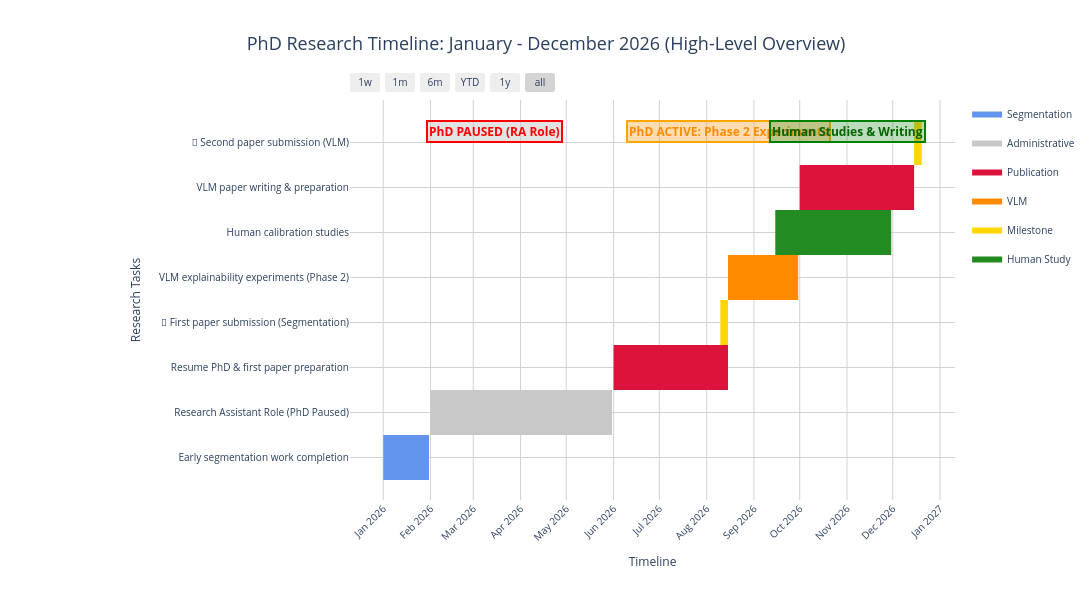

This figure's notebook cell:
### Code cell
# Create Gantt chart using plotly
fig = ff.create_gantt(
    df,
    colors=colors,
    index_col='Category',
    show_colorbar=True,
    group_tasks=True,
    showgrid_x=True,
    showgrid_y=True,
    title='PhD Research Timeline: January - December 2026 (High-Level Overview)',
    bar_width=0.5,
    height=600,
    width=1400
)

# Update layout for better readability
fig.update_layout(
    xaxis=dict(
        title='Timeline',
        tickformat='%b %Y',
        tickmode='linear',
        dtick='M1',  # Monthly ticks
        tickangle=-45,
        gridcolor='lightgray',
        showgrid=True
    ),
    yaxis=dict(
        title='Research Tasks',
        autorange='reversed',
        gridcolor='lightgray',
        showgrid=True
    ),
    font=dict(size=10),
    plot_bgcolor='white',
    paper_bgcolor='white',
    hovermode='closest',
    title_font_size=18,
    title_x=0.5,
    margin=dict(l=350, r=50, t=100, b=100)
)

# Add annotations for key periods
fig.add_annotation(
    x='2026-03-15',
    y=0.95,
    xref='x',
    yref='paper',
    text='<b>PhD PAUSED (RA Role)</b>',
    showarrow=False,
    bgcolor='rgba(200, 200, 200, 0.5)',
    bordercolor='red',
    borderwidth=2,
    font=dict(size=12, color='red')
)

fig.add_annotation(
    x='2026-08-15',
    y=0.95,
    xref='x',
    yref='paper',
    text='<b>PhD ACTIVE: Phase 2 Experiments</b>',
    showarrow=False,
    bgcolor='rgba(255, 140, 0, 0.3)',
    bordercolor='orange',
    borderwidth=2,
    font=dict(size=12, color='darkorange')
)

fig.add_annotation(
    x='2026-11-01',
    y=0.95,
    xref='x',
    yref='paper',
    text='<b>Human Studies & Writing</b>',
    showarrow=False,
    bgcolor='rgba(34, 139, 34, 0.3)',
    bordercolor='green',
    borderwidth=2,
    font=dict(size=12, color='darkgreen')
)

# Show the chart
fig.show()

print("\n✓ Gantt chart created successfully!")
print("\nKey milestones:")
print("  • Jan 2026: Early segmentation work completion")
print("  • Feb-May 2026: Research Assistant role (PhD paused)")
print("  • Jun-Aug 2026: PhD resumes, work towards first paper submission")
print("  • Aug-Sep 2026: VLM explainability experiments (Phase 2)")
print("  • Sep-Nov 2026: Human calibration studies")
print("  • Dec 2026: Second paper submission target")

### Figure 1 — Plotly figure (JSON) as saved in the notebook; plotly's stock layout.template omitted (floating-point values rounded to 4 significant figures)
{"data": [{"fill": "toself", "fillcolor": "rgb(100, 149, 237)", "hoverinfo": "name", "legendgroup": "rgb(100, 149, 237)", "mode": "none", "name": "Segmentation", "type": "scatter", "x": ["2026-01-01", "2026-01-31", "2026-01-31", "2026-01-01"], "y": [6.5, 6.5, 7.5, 7.5]}, {"fill": "toself", "fillcolor": "rgb(200, 200, 200)", "hoverinfo": "name", "legendgroup": "rgb(200, 200, 200)", "mode": "none", "name": "Administrative", "type": "scatter", "x": ["2026-02-01", "2026-05-31", "2026-05-31", "2026-02-01"], "y": [5.5, 5.5, 6.5, 6.5]}, {"fill": "toself", "fillcolor": "rgb(220, 20, 60)", "hoverinfo": "name", "legendgroup": "rgb(220, 20, 60)", "mode": "none", "name": "Publication", "type": "scatter", "x": ["2026-06-01", "2026-08-15", "2026-08-15", "2026-06-01", "2026-06-01", "2026-10-01", "2026-12-15", "2026-12-15", "2026-10-01"], "y": [4.5, 4.5, 5.5, 5.5, null, 0.5, 0.5, 1.5, 1.5]}, {"fill": "toself", "fillcolor": "rgb(255, 140, 0)", "hoverinfo": "name", "legendgroup": "rgb(255, 140, 0)", "mode": "none", "name": "VLM", "type": "scatter", "x": ["2026-08-15", "2026-09-30", "2026-09-30", "2026-08-15"], "y": [2.5, 2.5, 3.5, 3.5]}, {"fill": "toself", "fillcolor": "rgb(255, 215, 0)", "hoverinfo": "name", "legendgroup": "rgb(255, 215, 0)", "mode": "none", "name": "Milestone", "type": "scatter", "x": ["2026-08-10", "2026-08-15", "2026-08-15", "2026-08-10", "2026-08-10", "2026-12-15", "2026-12-20", "2026-12-20", "2026-12-15"], "y": [3.5, 3.5, 4.5, 4.5, null, -0.5, -0.5, 0.5, 0.5]}, {"fill": "toself", "fillcolor": "rgb(34, 139, 34)", "hoverinfo": "name", "legendgroup": "rgb(34, 139, 34)", "mode": "none", "name": "Human Study", "type": "scatter", "x": ["2026-09-15", "2026-11-30", "2026-11-30", "2026-09-15"], "y": [1.5, 1.5, 2.5, 2.5]}, {"legendgroup": "rgb(100, 149, 237)", "marker": {"color": "rgb(100, 149, 237)", "opacity": 0, "size": 1}, "mode": "markers", "name": "", "showlegend": false, "text": [null, null], "type": "scatter", "x": ["2026-01-01", "2026-01-31"], "y": [7, 7]}, {"legendgroup": "rgb(200, 200, 200)", "marker": {"color": "rgb(200, 200, 200)", "opacity": 0, "size": 1}, "mode": "markers", "name": "", "showlegend": false, "text": [null, null], "type": "scatter", "x": ["2026-02-01", "2026-05-31"], "y": [6, 6]}, {"legendgroup": "rgb(220, 20, 60)", "marker": {"color": "rgb(220, 20, 60)", "opacity": 0, "size": 1}, "mode": "markers", "name": "", "showlegend": false, "text": [null, null, null, null], "type": "scatter", "x": ["2026-06-01", "2026-08-15", "2026-10-01", "2026-12-15"], "y": [5, 5, 1, 1]}, {"legendgroup": "rgb(255, 140, 0)", "marker": {"color": "rgb(255, 140, 0)", "opacity": 0, "size": 1}, "mode": "markers", "name": "", "showlegend": false, "text": [null, null], "type": "scatter", "x": ["2026-08-15", "2026-09-30"], "y": [3, 3]}, {"legendgroup": "rgb(255, 215, 0)", "marker": {"color": "rgb(255, 215, 0)", "opacity": 0, "size": 1}, "mode": "markers", "name": "", "showlegend": false, "text": [null, null, null, null], "type": "scatter", "x": ["2026-08-10", "2026-08-15", "2026-12-15", "2026-12-20"], "y": [4, 4, 0, 0]}, {"legendgroup": "rgb(34, 139, 34)", "marker": {"color": "rgb(34, 139, 34)", "opacity": 0, "size": 1}, "mode": "markers", "name": "", "showlegend": false, "text": [null, null], "type": "scatter", "x": ["2026-09-15", "2026-11-30"], "y": [2, 2]}], "layout": {"annotations": [{"bgcolor": "rgba(200, 200, 200, 0.5)", "bordercolor": "red", "borderwidth": 2, "font": {"color": "red", "size": 12}, "showarrow": false, "text": "<b>PhD PAUSED (RA Role)</b>", "x": "2026-03-15", "xref": "x", "y": 0.95, "yref": "paper"}, {"bgcolor": "rgba(255, 140, 0, 0.3)", "bordercolor": "orange", "borderwidth": 2, "font": {"color": "darkorange", "size": 12}, "showarrow": false, "text": "<b>PhD ACTIVE: Phase 2 Experiments</b>", "x": "2026-08-15", "xref": "x", "y": 0.95, "yref": "paper"}, {"bgcolor": "rgba(34, 139, 34, 0.3)", "bordercolor": "green", "borderwidth": 2, "font": {"color": "darkgreen", "size": 12}, "showarrow": false, "text": "<b>Human Studies & Writing</b>", "x": "2026-11-01", "xref": "x", "y": 0.95, "yref": "paper"}], "font": {"size": 10}, "height": 600, "hovermode": "closest", "margin": {"b": 100, "l": 350, "r": 50, "t": 100}, "paper_bgcolor": "white", "plot_bgcolor": "white", "showlegend": true, "title": {"font": {"size": 18}, "text": "PhD Research Timeline: January - December 2026 (High-Level Overview)", "x": 0.5}, "width": 1400, "xaxis": {"dtick": "M1", "gridcolor": "lightgray", "rangeselector": {"buttons": [{"count": 7, "label": "1w", "step": "day", "stepmode": "backward"}, {"count": 1, "label": "1m", "step": "month", "stepmode": "backward"}, {"count": 6, "label": "6m", "step": "month", "stepmode": "backward"}, {"count": 1, "label": "YTD", "step": "year", "stepmode": "todate"}, {"count": 1, "label": "1y", "step": "year", "stepmode": "backward"}, {"step": "all"}]}, "showgrid": true, "tickangle": -45, "tickformat": "%b %Y", "tickmode": "linear", "title": {"text": "Timeline"}, "type": "date", "zeroline": false}, "yaxis": {"autorange": "reversed", "gridcolor": "lightgray", "range": [-1, 9], "showgrid": true, "ticktext": ["🎯 Second paper submission (VLM)", "VLM paper writing & preparation", "Human calibration studies", "VLM explainability experiments (Phase 2)", "🎯 First paper submission (Segmentation)", "Resume PhD & first paper preparation", "Research Assistant Role (PhD Paused)", "Early segmentation work completion"], "tickvals": [0, 1, 2, 3, 4, 5, 6, 7], "title": {"text": "Research Tasks"}, "zeroline": false}}}
